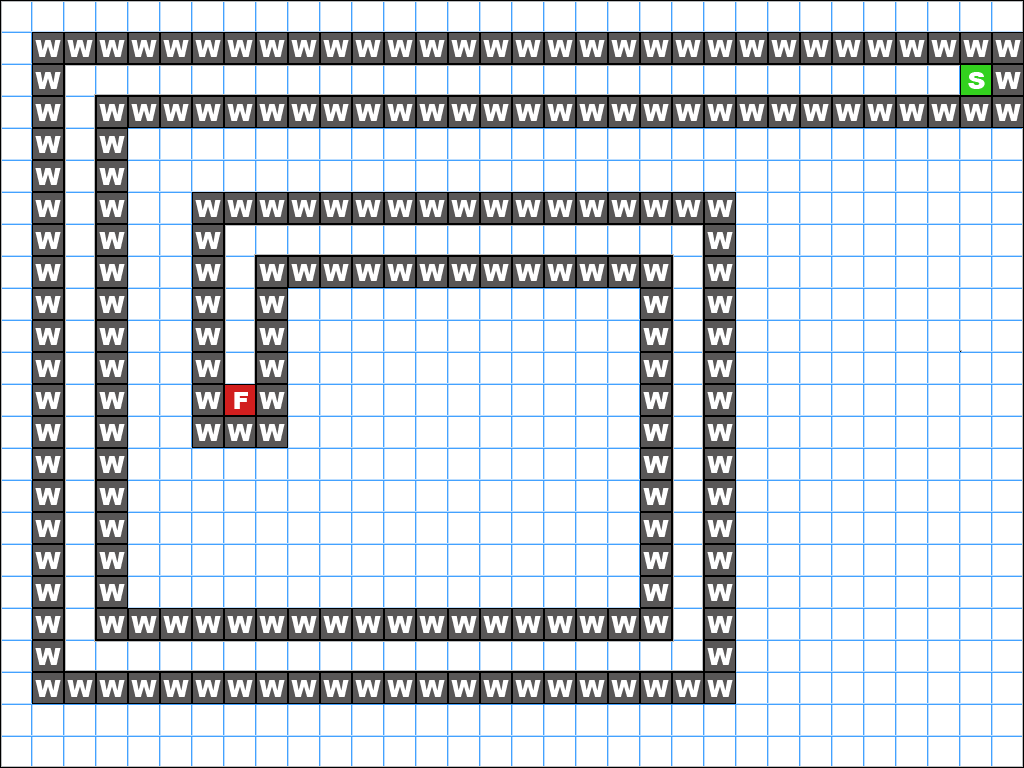

This game map was drawn from its Tiled (.tmx) file and the tilesets committed beside it. A one-line description and the trimmed map source follow:
An orthogonal 32x24 tile map with 32x32 px tiles, 2 tile layers (Background, Pathing).

<map version="1.0" orientation="orthogonal" width="32" height="24" tilewidth="32" tileheight="32">
 <tileset firstgid="1" name="Poly" tilewidth="32" tileheight="32">
  <image source="Tiles/polygrid.png" width="192" height="256" />
  <tile id="0">
   <properties>
    <property name="buildable" value="1" />
   </properties>
  </tile>
  <tile id="1">
   <properties>
    <property name="buildable" value="1" />
   </properties>
  </tile>
  <tile id="2">
   <properties>
    <property name="buildable" value="1" />
   </properties>
  </tile>
  <tile id="6">
   <properties>
    <property name="buildable" value="1" />
   </properties>
  </tile>
  <tile id="7">
   <properties>
    <property name="buildable" value="1" />
   </properties>
  </tile>
  <tile id="8">
   <properties>
    <property name="buildable" value="1" />
   </properties>
  </tile>
  <tile id="12">
   <properties>
    <property name="buildable" value="1" />
   </properties>
  </tile>
  <tile id="13">
   <properties>
    <property name="buildable" value="1" />
   </properties>
  </tile>
  <tile id="14">
   <properties>
    <property name="buildable" value="1" />
   </properties>
  </tile>
  <tile id="20">
   <properties>
    <property name="Wall" value="1" />
   </properties>
  </tile>
  <tile id="23">
   <properties>
    <property name="Finish" value="1" />
   </properties>
  </tile>
  <tile id="26">
   <properties>
    <property name="Start" value="1" />
   </properties>
  </tile>
 </tileset>
 <layer name="Background" width="32" height="24">
  <data>[768 cells, 768 non-empty, 22 distinct tile ids]</data>
 </layer>
 <layer name="Pathing" width="32" height="24">
  <data>[768 cells, 204 non-empty, 3 distinct tile ids]</data>
 </layer>
</map>
